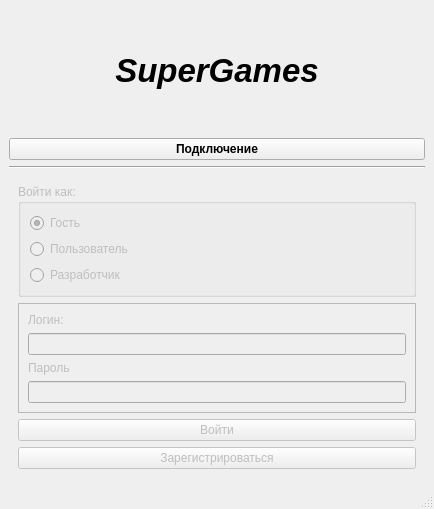
<?xml version="1.0" encoding="UTF-8"?>
<ui version="4.0">
 <class>MainWindow</class>
 <widget class="QMainWindow" name="MainWindow">
  <property name="geometry">
   <rect>
    <x>0</x>
    <y>0</y>
    <width>434</width>
    <height>509</height>
   </rect>
  </property>
  <property name="sizePolicy">
   <sizepolicy hsizetype="Preferred" vsizetype="Fixed">
    <horstretch>0</horstretch>
    <verstretch>0</verstretch>
   </sizepolicy>
  </property>
  <property name="windowTitle">
   <string>SuperGames</string>
  </property>
  <widget class="QWidget" name="centralwidget">
   <layout class="QVBoxLayout" name="verticalLayout">
    <item>
     <widget class="QLabel" name="programTitle">
      <property name="font">
       <font>
        <pointsize>25</pointsize>
        <italic>true</italic>
        <bold>true</bold>
       </font>
      </property>
      <property name="text">
       <string>SuperGames</string>
      </property>
      <property name="alignment">
       <set>Qt::AlignCenter</set>
      </property>
     </widget>
    </item>
    <item>
     <widget class="QPushButton" name="connectionButton">
      <property name="font">
       <font>
        <bold>true</bold>
       </font>
      </property>
      <property name="text">
       <string>Подключение</string>
      </property>
     </widget>
    </item>
    <item>
     <widget class="Line" name="line">
      <property name="orientation">
       <enum>Qt::Horizontal</enum>
      </property>
     </widget>
    </item>
    <item>
     <widget class="QWidget" name="signInBlock" native="true">
      <property name="enabled">
       <bool>false</bool>
      </property>
      <layout class="QVBoxLayout" name="signInBlockLayout">
       <item>
        <widget class="QGroupBox" name="groupBox">
         <property name="title">
          <string>Войти как:</string>
         </property>
         <property name="flat">
          <bool>true</bool>
         </property>
         <layout class="QVBoxLayout" name="verticalLayout_2">
          <item>
           <widget class="QRadioButton" name="radioButtonGuest">
            <property name="text">
             <string>Гость</string>
            </property>
            <property name="checked">
             <bool>true</bool>
            </property>
           </widget>
          </item>
          <item>
           <widget class="QRadioButton" name="radioButtonUser">
            <property name="text">
             <string>Пользователь</string>
            </property>
           </widget>
          </item>
          <item>
           <widget class="QRadioButton" name="radioButtonDeveloper">
            <property name="text">
             <string>Разработчик</string>
            </property>
           </widget>
          </item>
         </layout>
        </widget>
       </item>
       <item>
        <widget class="QFrame" name="formFrame">
         <property name="enabled">
          <bool>false</bool>
         </property>
         <property name="frameShape">
          <enum>QFrame::StyledPanel</enum>
         </property>
         <property name="frameShadow">
          <enum>QFrame::Plain</enum>
         </property>
         <layout class="QVBoxLayout" name="verticalLayout_3">
          <item>
           <widget class="QLabel" name="loginLabel">
            <property name="text">
             <string>Логин:</string>
            </property>
           </widget>
          </item>
          <item>
           <widget class="QLineEdit" name="loginField"/>
          </item>
          <item>
           <widget class="QLabel" name="passwordLabel">
            <property name="text">
             <string>Пароль</string>
            </property>
           </widget>
          </item>
          <item>
           <widget class="QLineEdit" name="passwordField"/>
          </item>
         </layout>
        </widget>
       </item>
       <item>
        <widget class="QPushButton" name="loginPushButton">
         <property name="text">
          <string>Войти</string>
         </property>
        </widget>
       </item>
       <item>
        <widget class="QPushButton" name="registerPushButton">
         <property name="text">
          <string>Зарегистрироваться</string>
         </property>
        </widget>
       </item>
      </layout>
     </widget>
    </item>
   </layout>
  </widget>
  <widget class="QStatusBar" name="statusbar"/>
 </widget>
 <resources/>
 <connections/>
</ui>
